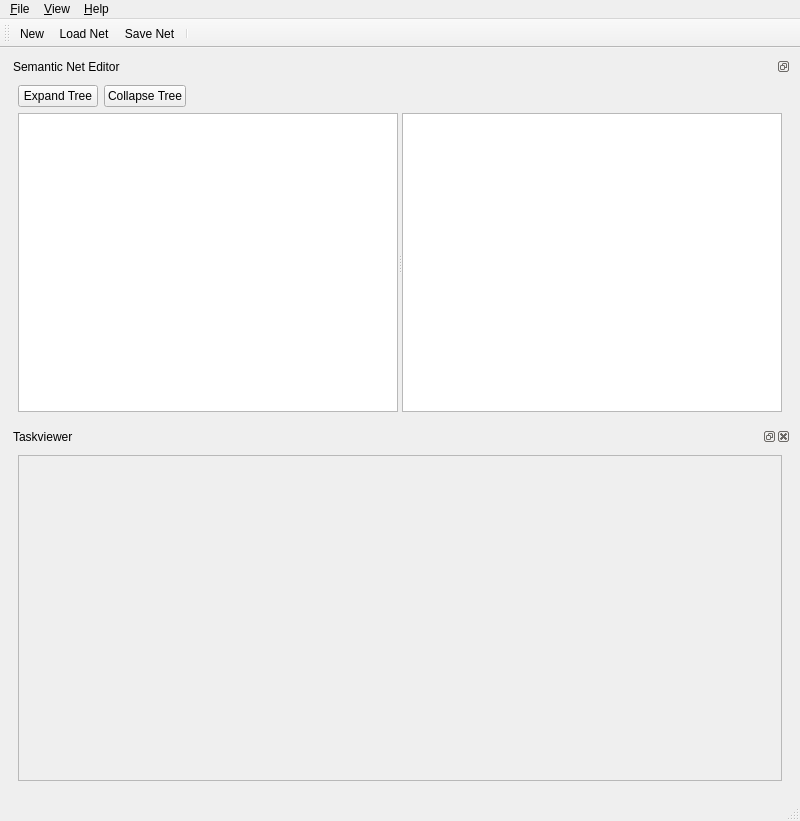
<ui version="4.0" >
 <author>Martin Pahl</author>
 <class>MainWindow</class>
 <widget class="QMainWindow" name="MainWindow" >
  <property name="geometry" >
   <rect>
    <x>0</x>
    <y>0</y>
    <width>800</width>
    <height>821</height>
   </rect>
  </property>
  <property name="windowTitle" >
   <string>Geo Data Analyzer - GeoAIDA</string>
  </property>
  <property name="dockOptions" >
   <set>QMainWindow::AllowTabbedDocks|QMainWindow::AnimatedDocks</set>
  </property>
  <widget class="QWidget" name="centralwidget" >
   <layout class="QVBoxLayout" >
    <item>
     <widget class="QDockWidget" name="dockWidget" >
      <property name="floating" >
       <bool>false</bool>
      </property>
      <property name="features" >
       <set>QDockWidget::DockWidgetFloatable|QDockWidget::DockWidgetMovable|QDockWidget::NoDockWidgetFeatures</set>
      </property>
      <property name="windowTitle" >
       <string>Semantic Net Editor</string>
      </property>
      <widget class="QWidget" name="dockWidgetContents" >
       <layout class="QVBoxLayout" >
        <item>
         <layout class="QHBoxLayout" >
          <item>
           <widget class="QPushButton" name="pushButton" >
            <property name="text" >
             <string>Expand Tree</string>
            </property>
           </widget>
          </item>
          <item>
           <widget class="QPushButton" name="pushButton_2" >
            <property name="text" >
             <string>Collapse Tree</string>
            </property>
           </widget>
          </item>
          <item>
           <spacer>
            <property name="orientation" >
             <enum>Qt::Horizontal</enum>
            </property>
            <property name="sizeHint" >
             <size>
              <width>531</width>
              <height>20</height>
             </size>
            </property>
           </spacer>
          </item>
         </layout>
        </item>
        <item>
         <widget class="QSplitter" name="splitter" >
          <property name="orientation" >
           <enum>Qt::Horizontal</enum>
          </property>
          <widget class="QTreeView" name="semNetEditor_" >
           <property name="sizePolicy" >
            <sizepolicy vsizetype="MinimumExpanding" hsizetype="Expanding" >
             <horstretch>0</horstretch>
             <verstretch>0</verstretch>
            </sizepolicy>
           </property>
          </widget>
          <widget class="AttributeEditor" name="attributeEditor_" >
           <property name="sizePolicy" >
            <sizepolicy vsizetype="MinimumExpanding" hsizetype="Expanding" >
             <horstretch>0</horstretch>
             <verstretch>0</verstretch>
            </sizepolicy>
           </property>
           <property name="itemsExpandable" >
            <bool>true</bool>
           </property>
          </widget>
         </widget>
        </item>
       </layout>
      </widget>
     </widget>
    </item>
    <item>
     <widget class="QDockWidget" name="dockWidget_2" >
      <property name="floating" >
       <bool>false</bool>
      </property>
      <property name="features" >
       <set>QDockWidget::AllDockWidgetFeatures</set>
      </property>
      <property name="windowTitle" >
       <string>Taskviewer</string>
      </property>
      <widget class="QWidget" name="dockWidgetContents_2" >
       <layout class="QVBoxLayout" >
        <item>
         <widget class="TaskViewer" name="listWidget" >
          <property name="enabled" >
           <bool>false</bool>
          </property>
         </widget>
        </item>
       </layout>
      </widget>
     </widget>
    </item>
   </layout>
  </widget>
  <widget class="QMenuBar" name="menubar" >
   <property name="geometry" >
    <rect>
     <x>0</x>
     <y>0</y>
     <width>800</width>
     <height>24</height>
    </rect>
   </property>
   <widget class="QMenu" name="menu_File" >
    <property name="title" >
     <string>&amp;File</string>
    </property>
    <addaction name="action_New" />
    <addaction name="actionNetLoad" />
    <addaction name="action_Save_Net" />
    <addaction name="actionLoad_Result" />
    <addaction name="actionSave_Result" />
    <addaction name="actionProjectLoad" />
    <addaction name="separator" />
    <addaction name="actionQuit" />
   </widget>
   <widget class="QMenu" name="menu_View" >
    <property name="title" >
     <string>&amp;View</string>
    </property>
    <addaction name="action_Scene_Viewer" />
    <addaction name="action_Trash_Viewer" />
    <addaction name="action_Map_Viewer" />
    <addaction name="actionDebug_Labelimage_Viewer" />
   </widget>
   <widget class="QMenu" name="menu_Help" >
    <property name="title" >
     <string>&amp;Help</string>
    </property>
    <addaction name="action_About" />
   </widget>
   <addaction name="menu_File" />
   <addaction name="menu_View" />
   <addaction name="menu_Help" />
  </widget>
  <widget class="QStatusBar" name="statusbar" />
  <widget class="QToolBar" name="toolBar" >
   <property name="windowTitle" >
    <string>toolBar</string>
   </property>
   <attribute name="toolBarArea" >
    <enum>TopToolBarArea</enum>
   </attribute>
   <attribute name="toolBarBreak" >
    <bool>false</bool>
   </attribute>
   <addaction name="action_New" />
   <addaction name="actionNetLoad" />
   <addaction name="action_Save_Net" />
   <addaction name="separator" />
  </widget>
  <action name="action_New" >
   <property name="icon" >
    <iconset resource="gda.qrc" >:/gda/filenew.xpm</iconset>
   </property>
   <property name="text" >
    <string>&amp;New</string>
   </property>
  </action>
  <action name="actionNetLoad" >
   <property name="icon" >
    <iconset resource="gda.qrc" >:/gda/fileopen.xpm</iconset>
   </property>
   <property name="text" >
    <string>&amp;Load Net</string>
   </property>
  </action>
  <action name="action_Save_Net" >
   <property name="icon" >
    <iconset resource="gda.qrc" >:/gda/filesave.xpm</iconset>
   </property>
   <property name="text" >
    <string>&amp;Save Net</string>
   </property>
  </action>
  <action name="actionLoad_Result" >
   <property name="text" >
    <string>Load Result</string>
   </property>
  </action>
  <action name="actionSave_Result" >
   <property name="text" >
    <string>Save Result</string>
   </property>
  </action>
  <action name="actionProjectLoad" >
   <property name="text" >
    <string>Load &amp;Project</string>
   </property>
  </action>
  <action name="actionQuit" >
   <property name="text" >
    <string>&amp;Quit</string>
   </property>
   <property name="shortcut" >
    <string>Ctrl+Q</string>
   </property>
   <property name="shortcutContext" >
    <enum>Qt::ApplicationShortcut</enum>
   </property>
  </action>
  <action name="action_Scene_Viewer" >
   <property name="text" >
    <string>&amp;Scene Viewer</string>
   </property>
  </action>
  <action name="action_Trash_Viewer" >
   <property name="text" >
    <string>&amp;Trash Viewer</string>
   </property>
  </action>
  <action name="action_Map_Viewer" >
   <property name="text" >
    <string>&amp;Map Viewer</string>
   </property>
  </action>
  <action name="actionDebug_Label_Image_Viewer" >
   <property name="text" >
    <string>Debug Label Image Viewer</string>
   </property>
  </action>
  <action name="actionDebug_Labelimage_Viewer" >
   <property name="text" >
    <string>Debug Labelimage Viewer</string>
   </property>
  </action>
  <action name="action_About" >
   <property name="text" >
    <string>&amp;About</string>
   </property>
  </action>
 </widget>
 <customwidgets>
  <customwidget>
   <class>AttributeEditor</class>
   <extends>QTreeView</extends>
   <header>attributeeditor.h</header>
  </customwidget>
  <customwidget>
   <class>TaskViewer</class>
   <extends>QListWidget</extends>
   <header>taskviewer.h</header>
  </customwidget>
 </customwidgets>
 <resources>
  <include location="gda.qrc" />
 </resources>
 <connections>
  <connection>
   <sender>pushButton</sender>
   <signal>clicked()</signal>
   <receiver>semNetEditor_</receiver>
   <slot>expandAll()</slot>
   <hints>
    <hint type="sourcelabel" >
     <x>102</x>
     <y>70</y>
    </hint>
    <hint type="destinationlabel" >
     <x>110</x>
     <y>170</y>
    </hint>
   </hints>
  </connection>
  <connection>
   <sender>pushButton_2</sender>
   <signal>clicked()</signal>
   <receiver>semNetEditor_</receiver>
   <slot>collapseAll()</slot>
   <hints>
    <hint type="sourcelabel" >
     <x>545</x>
     <y>71</y>
    </hint>
    <hint type="destinationlabel" >
     <x>237</x>
     <y>250</y>
    </hint>
   </hints>
  </connection>
 </connections>
 <designerdata>
  <property name="gridDeltaX" >
   <number>10</number>
  </property>
  <property name="gridDeltaY" >
   <number>10</number>
  </property>
  <property name="gridSnapX" >
   <bool>true</bool>
  </property>
  <property name="gridSnapY" >
   <bool>true</bool>
  </property>
  <property name="gridVisible" >
   <bool>true</bool>
  </property>
 </designerdata>
</ui>
